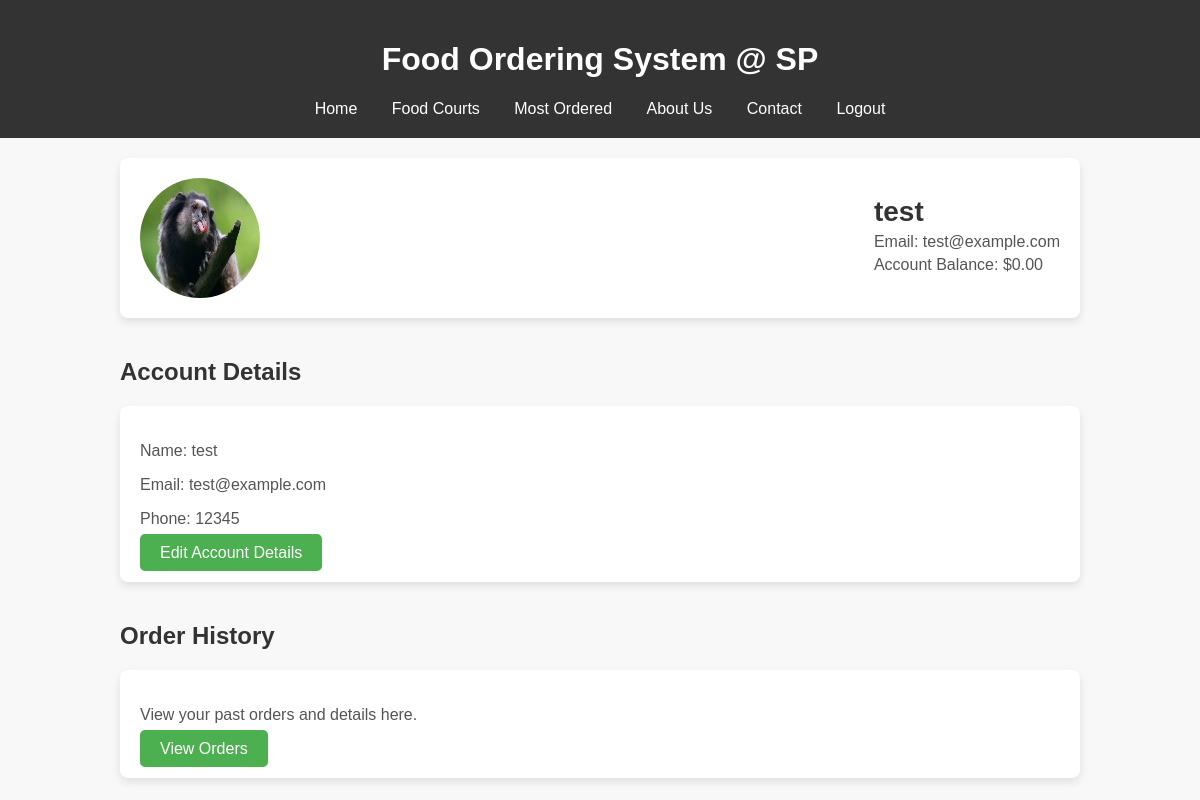
Screenshot of /UserProcess/profile.php (signed in) with the database file from the repository.
### tables this page shows
CREATE TABLE `users` (
  `user_id` int(11) NOT NULL,
  `username` varchar(100) NOT NULL,
  `email` varchar(100) NOT NULL,
  `password` varchar(255) NOT NULL,
  `phone` varchar(15) DEFAULT NULL,
  `profile_picture` varchar(255) DEFAULT NULL,
  `account_balance` decimal(10,2) DEFAULT 0.00,
  `roles` varchar(15) DEFAULT NULL,
  `stall_id` int(11) DEFAULT NULL,
  `food_court_id` int(11) DEFAULT NULL
);

### UserProcess/profile.php (the view, shortened to what this page needs)
<?php
include '../db_connection.php';
$user_id = $_SESSION['user_id'];
$query = "SELECT * FROM users WHERE user_id = ?";
$stmt = $conn->prepare($query);
$stmt->bind_param("i", $user_id);
$stmt->execute();
$result = $stmt->get_result();
if ($user = $result->fetch_assoc()) {
} else {
    session_destroy();
    header('Location: ../UserProcess/login.php');
    exit();
}
?>
<!DOCTYPE html>
<html lang="en">
<head>
</head>
<body>
<header>
    <h1>Food Ordering System @ SP</h1>
    <nav>
        <a href="../Home.php">Home</a>
        <a href="../FoodCourts/FC.php">Food Courts</a>
        <a href="../Most_Order.php">Most Ordered</a>
        <a href="#">About Us</a>
        <a href="#">Contact</a>
        <a href="../UserProcess/login.php">Logout</a>
    </nav>
</header>
<div class="container">
    <div class="profile-header">
    <img src="<?= htmlspecialchars($user['profile_picture'] ?: '../assets/default_profile_pic.jpg') ?>" alt="User Profile Picture">
    <div>
        <h2><?= htmlspecialchars($user['username']) ?></h2>
        <div class="info">
            <p>Email: <?= htmlspecialchars($user['email']) ?></p>
            <p>Account Balance: $<?= htmlspecialchars($user['account_balance']) ?></p>
        </div>
    </div>
</div>
<section id="view-section">
    <h2 class="section-title">Account Details</h2>
    <div class="section-content">
        <p>Name: <?= htmlspecialchars($user['username']) ?></p>
        <p>Email: <?= htmlspecialchars($user['email']) ?></p>
        <p>Phone: <?= htmlspecialchars($user['phone']) ?></p>
        <a href="javascript:void(0);" class="button" onclick="toggleEditForm()">Edit Account Details</a>
    </div>
</section>
    <section>
        <h2 class="section-title">Order History</h2>
        <div class="section-content">
            <p>View your past orders and details here.</p>
            <a href="OrderHistory.php" class="button">View Orders</a>
        </div>
    </section>
</div>
</body>
</html>

### UserProcess/profile.php (style rules this page uses)
body { font-family: Arial, sans-serif; margin: 0; padding: 0; background-color: #f8f8f8; }
header { background-color: #333; color: white; padding: 20px; text-align: center; }
header nav a { color: white; margin: 0 15px; text-decoration: none; }
.container { width: 80%; margin: 20px auto; }
.profile-header { display: flex; align-items: center; justify-content: space-between; background-color: #fff; padding: 20px; border-radius: 8px; box-shadow: 0 4px 8px rgba(0, 0, 0, 0.1); }
.profile-header img { width: 120px; height: 120px; border-radius: 50%; }
.profile-header h2 { margin: 0; font-size: 28px; color: #333; }
.profile-header .info { font-size: 16px; color: #555; }
.profile-header .info p { margin: 5px 0; }
.section-title { font-size: 24px; margin-top: 40px; color: #333; }
.section-content { background-color: #fff; padding: 20px; border-radius: 8px; box-shadow: 0 4px 8px rgba(0, 0, 0, 0.1); margin-bottom: 20px; }
.section-content p { font-size: 16px; color: #555; }
.section-content .button { padding: 10px 20px; font-size: 16px; background-color: #4CAF50; color: white; border: none; border-radius: 5px; cursor: pointer; text-decoration: none; }

### rows the page displays
users: profile_picture (picture), username "test", email "test@example.com", account_balance "0.00", phone "12345"
